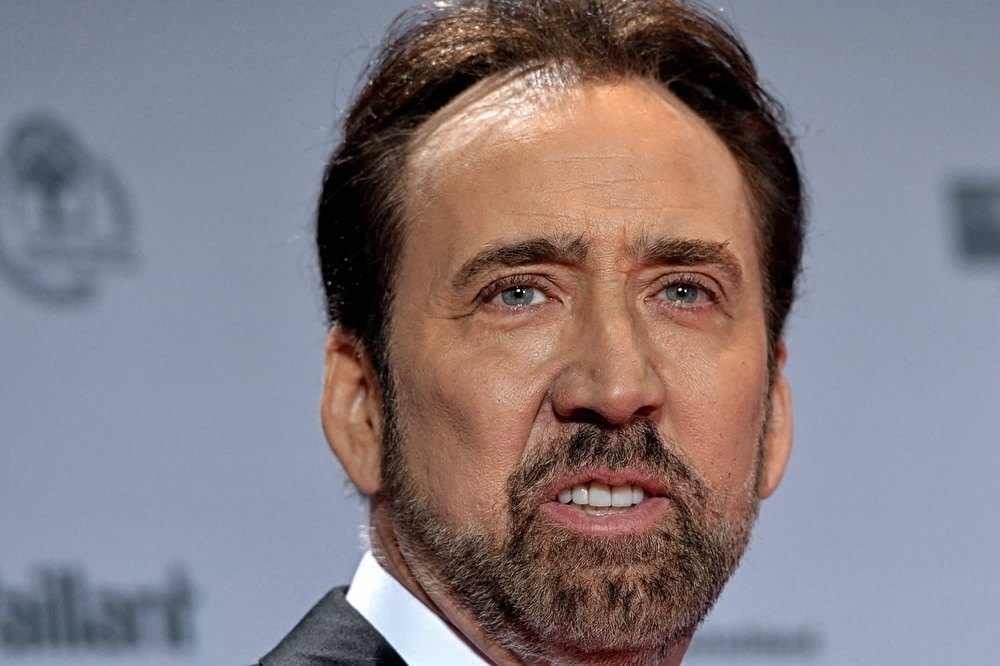
#> input picture 3.5turbo/NicholasCageTest.jpg, 1000 x 666 px, shrunk from 2000 x 1333 before the run
$ python accepts-a-png-and-deep-fries-it.py
#> lines starting #> are read from the running program, lines starting #| are printed output that depends on the picture
#> the answer given: ../../NicholasCageTest.jpg
from PIL import Image, ImageEnhance

# Function to deep fry the image
def deep_fry_image(image_path):
    # Open the image
#> called with image_path = '../../NicholasCageTest.jpg'
    img = Image.open(image_path)
#> img is the input picture: PIL image 1000x666 RGB; mean R, G, B 132.7, 123.2, 128.7

    # Increase the saturation
    enhancer = ImageEnhance.Color(img)
    img = enhancer.enhance(2)
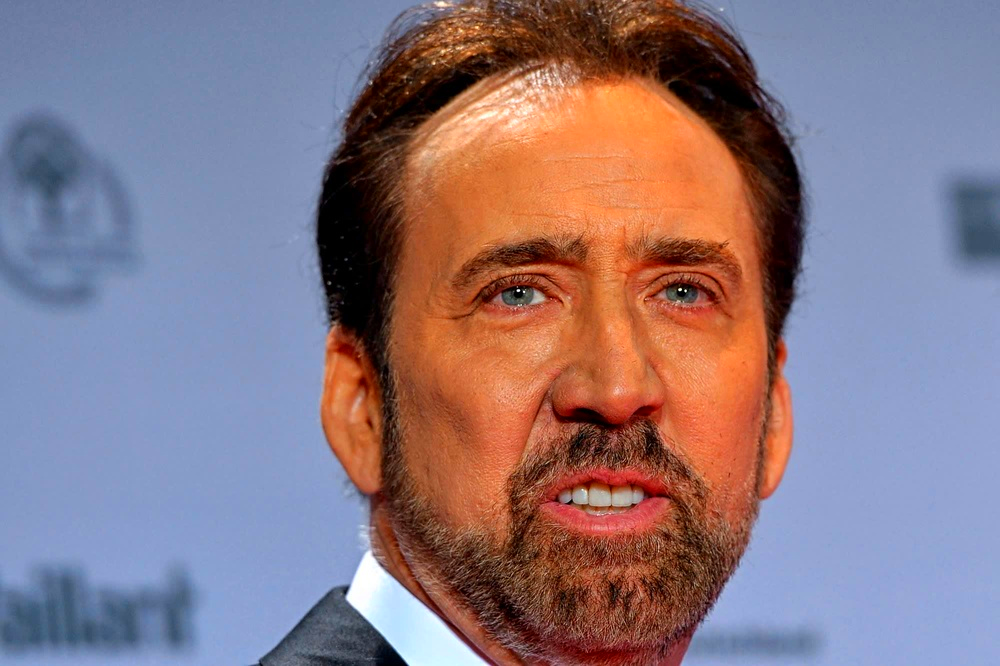
#> img: PIL image 1000x666 RGB; mean R, G, B 138.6, 119.7, 130.7

    # Increase the contrast
    enhancer = ImageEnhance.Contrast(img)
    img = enhancer.enhance(2)
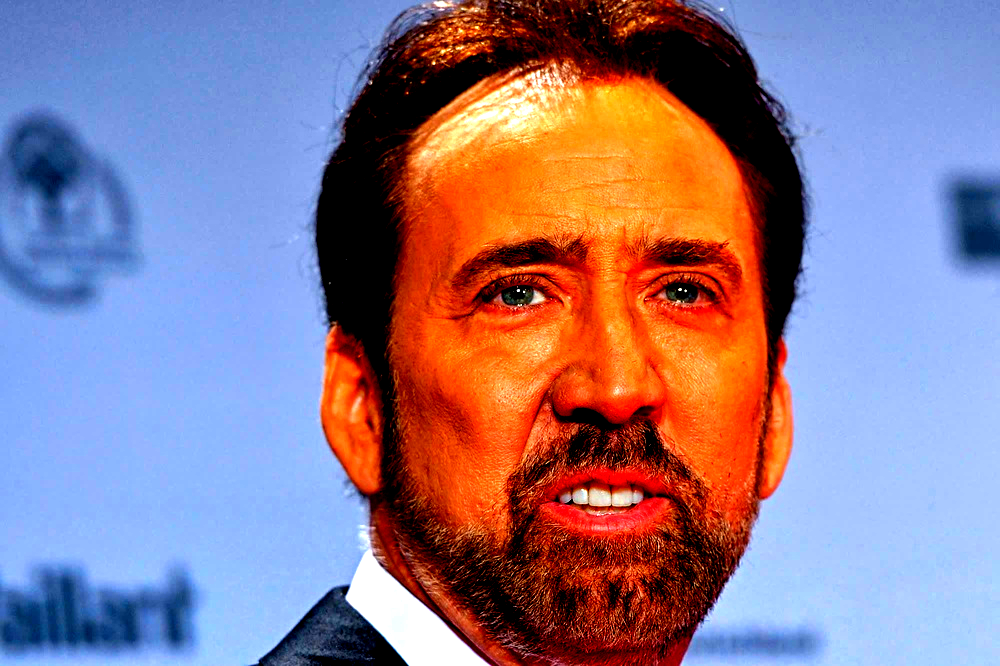
#> img: PIL image 1000x666 RGB; mean R, G, B 143.1, 122.2, 143.7

    # Increase the sharpness
    enhancer = ImageEnhance.Sharpness(img)
    img = enhancer.enhance(2)

    # Save the deep fried image
    fried_image_path = image_path.replace('.png', '_fried.png')
    img.save(fried_image_path)
    print(f"Deep fried image saved as {fried_image_path}")

# Ask user for the path of the PNG image
image_path = input("Enter the path of the PNG image: ")

# Deep fry the image
deep_fry_image(image_path)
